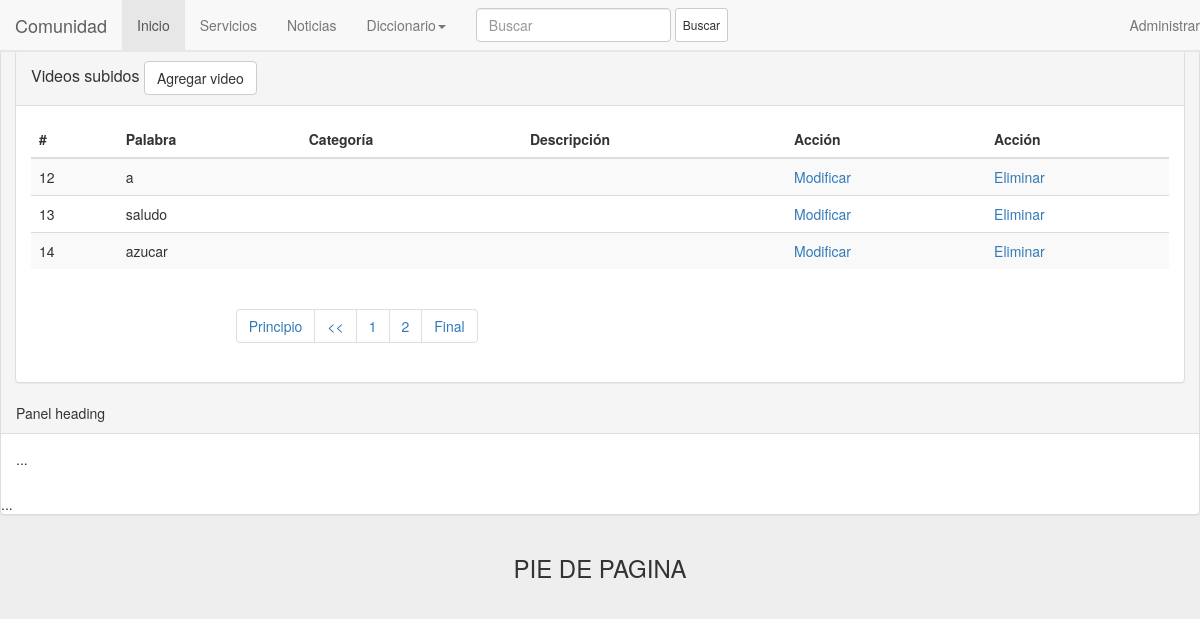
The app's page /admin/index.php?pagina=2, older data.
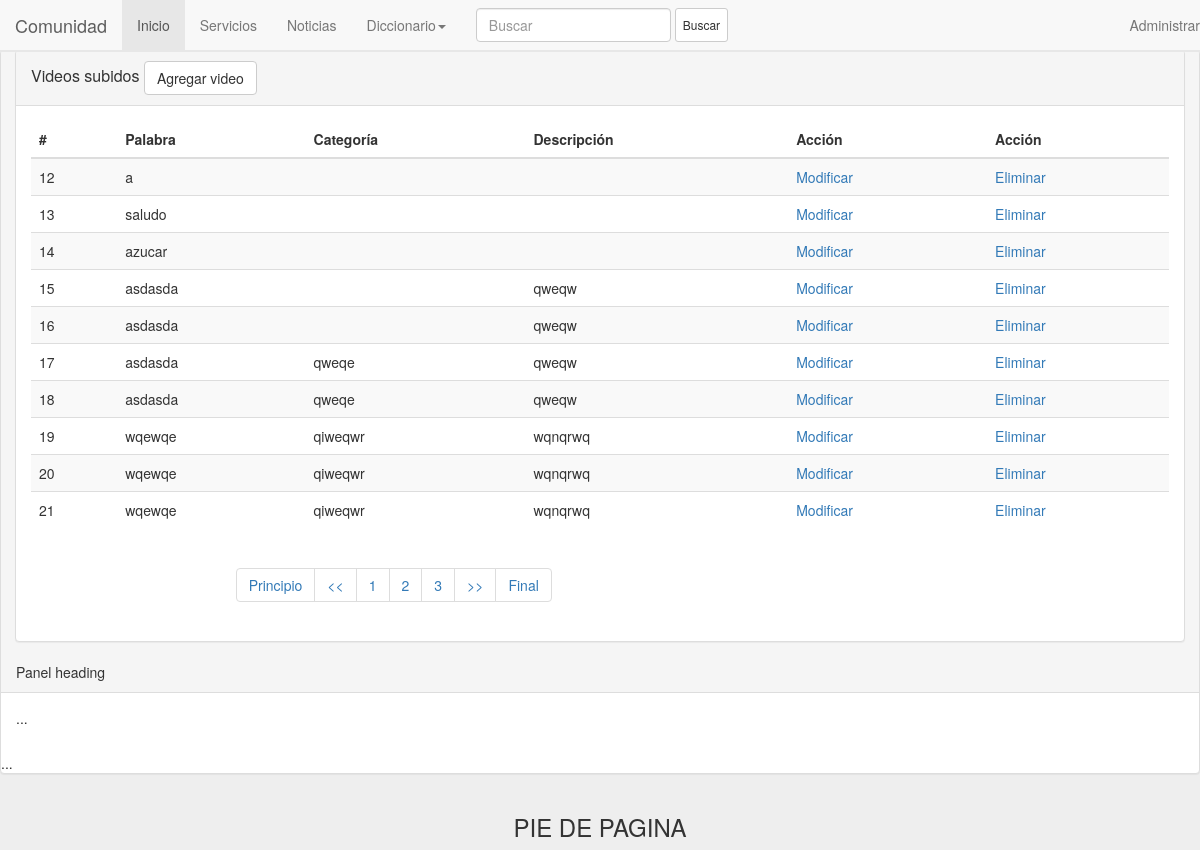
The same page, newer data.
### tables this page shows
CREATE TABLE IF NOT EXISTS `paginas` (
  `id` int(11) NOT NULL AUTO_INCREMENT,
  `palabra` varchar(32) NOT NULL,
  `imagen` varchar(500) NOT NULL,
  `alt` varchar(500) NOT NULL,
  `video` varchar(50) NOT NULL,
  `d_video` varchar(500) NOT NULL,
  `categoria` varchar(32) NOT NULL,
  `usuario` varchar(32) NOT NULL,
  `fecha` bigint(20) NOT NULL,
  PRIMARY KEY (`id`)
);

### admin/index.php (the view, shortened to what this page needs)
<?php include "header.php"; include "../php/funciones.php"; ?>
	<div class="col-xs-12 col-lg-12">
		<div class='panel panel-default'>
			<div class='panel-heading'>
			   	<h3 class='panel-title'>
			   		Videos subidos
			   		<a class="btn btn-default" href="nuevo_video.php" role="button">Agregar video</a>
			   	</h3>
			</div>
			<div class='panel-body'>
				<table class="table table-striped">
			    <thead>
			        <tr>
			        	<th>#</th>
			        	<th>Palabra</th>
			        	<th>Categoría</th>
			        	<th>Descripción</th>
			        	<th>Acción</th>
			        	<th>Acción</th>
			        </tr>
			    </thead>
			    <tbody>
			        <?php
			         	$enlace = conectar();
			         	$url = basename($_SERVER ["PHP_SELF"]);
			         	if (isset($_GET['pagina'])){
	  						$ini=$_GET['pagina'];
						}else{
	  						$ini=1;
	  					}
						$consulta1 = "SELECT * FROM paginas";
						$resultado1 = mysqli_query($enlace,$consulta1);
						$num_post = mysqli_num_rows($resultado1);
						$final = 10;
						$inicio = ($ini -1) * $final;
						$num_paginas = ceil($num_post / $final);
						$pag_ant = $ini - 1;
						$pag_prox = $ini +1;
						$consulta2 = "SELECT * FROM paginas LIMIT $inicio,$final";
						$resultado2 = mysqli_query($enlace,$consulta2);
						while($nuevos = mysqli_fetch_array($resultado2))
						{
							echo"<tr>
						    <td>".$nuevos['id']."</td>
						    <td><div class='words'>".$nuevos['palabra']."</div></td>
						    <td>".$nuevos['categoria']."</td>
						    <td>".$nuevos['d_video']."</td>
						    <td><a href='modificar_palabra.php?palabra=".$nuevos['id']."'>Modificar</a></td>
						    <td><a href='eliminar_palabra.php?palabra=".$nuevos['id']."'>Eliminar</a></td></tr>";
						}
			        ?>
			    </tbody>
			    </table>
			    <?php
					echo "<nav  class='col-lg-8 col-lg-offset-2'>
						    <ul class='pagination'>";
								for ($i=1; $i <= $num_paginas; $i++) {
						    		if($i == 1)
						    		{
						        		echo "<li><a href='".$url."?pagina=".$i."'>Principio</a></li>";
						    			if($pag_ant != 0){
						    				echo "<li><a href='".$url."?pagina=".$pag_ant."'><<</a></li>";
						    			}
						    		}
						    		if($i == 1 || $i == $num_paginas - 1 || ($i >= $ini - 4 && $i <= $ini + 4))
						    		{
						        		echo "<li><a href='".$url."?pagina=".$i."'>".$i."</a></li>";
						    		}
						    		if($i == $num_paginas)
						    		{
						    			if($pag_prox <= $num_paginas){
						        			echo "<li><a href='".$url."?pagina=".$pag_prox."'>>></a></li>";
						        		}
						        		echo "<li><a href='".$url."?pagina=".$i."'>Final</a></li>";
						    		}
						    	}
					echo "</ul>
					       </nav>";
				?>
			</div>
		</div>
	</div>
<div class="panel panel-default">
  <div class="panel-heading">Panel heading</div>
  <div class="panel-body">
    <p>...</p>
  </div>
</div>
<?php include "footer.php";?>

### admin/header.php (shortened to what this page needs)
<!DOCTYPE html>
<html lang="es">
<head>
		<link href="../css/bootstrap.min.css" rel="stylesheet">
		<link rel="stylesheet" type="text/css" href="../css/estilos.css">
</head>
<body>
	<div class="container-fluid">
	<nav class="navbar navbar-default navbar-fixed-top">
	    <div class="navbar-header">
	      <a class="navbar-brand" href="#">Comunidad</a>
	    </div>
	    <div class="collapse navbar-collapse" id="bs-example-navbar-collapse-1">
	      <ul class="nav navbar-nav">
	        <li class=<?php echo (basename($_SERVER['PHP_SELF']) == "index.php" ? "active" : "")?>><a href="../index.php">Inicio<span class="sr-only">(current)</span></a></li>
	        <li class=<?php echo (basename($_SERVER['PHP_SELF']) == "servicios.php" ? "active" : "")?>><a href="../servicios.php">Servicios</a></li>
	        <li class=<?php echo (basename($_SERVER['PHP_SELF']) == "noticias.php" ? "active" : "")?>><a href="../noticias.php">Noticias</a></li>
	        <li class="dropdown">
	          <a href="#" class="dropdown-toggle" data-toggle="dropdown" role="button" aria-expanded="false">Diccionario<span class="caret"></span></a>
	        </li>
	      </ul>
	      <form class="navbar-form navbar-left" role="search">
	        <div class="form-group">
	          <input type="text" class="form-control" placeholder="Buscar" id="buscador-nav">
	        </div>
	        <button type="submit" class="btn btn-default">Buscar</button>
	      </form>
	      <ul class="nav navbar-nav navbar-right">
	        <li class=<?php echo (basename($_SERVER['PHP_SELF']) == "admin.php" ? "active" : "")?>>
	        	<a href="admin.php" id=<?php
	    	if(!isset($_SESSION)){
	    		echo "no-login";
	    	}
	    	 ?> >Administrar</a>
	        </li>
	      </ul>
	    </div>
		</nav>
	  </div>

### admin/footer.php (shortened to what this page needs)
<div class="container-fluid">
	<footer class="row">
		<div class="col-lg-12 col-md-12">
			<h3 class="text-center">PIE DE PAGINA</h3>
		</div>
	</footer>
</div>
</body>
</html>

### css/estilos.css (style rules this page uses)
body { padding-top: 50px; background-color: #EEE; }
.navbar-collapse { border-bottom: 1px solid #DDD; }
nav button.btn { margin: 0; padding: 7px; font-size: 12px; border: 1px solid #ccc; border-radius: 3px; }

Row changes from the older to the newer data that the page shows:
added paginas: id "15", palabra "asdasda", d_video "qweqw"
added paginas: id "16", palabra "asdasda", d_video "qweqw"
added paginas: id "17", palabra "asdasda", categoria "qweqe", d_video "qweqw"
added paginas: id "18", palabra "asdasda", categoria "qweqe", d_video "qweqw"
added paginas: id "19", palabra "wqewqe", categoria "qiweqwr", d_video "wqnqrwq"
added paginas: id "20", palabra "wqewqe", categoria "qiweqwr", d_video "wqnqrwq"
added paginas: id "21", palabra "wqewqe", categoria "qiweqwr", d_video "wqnqrwq"
Text that changed along with them:
new list line: "3 >> Final"
list line gone: "Final"
